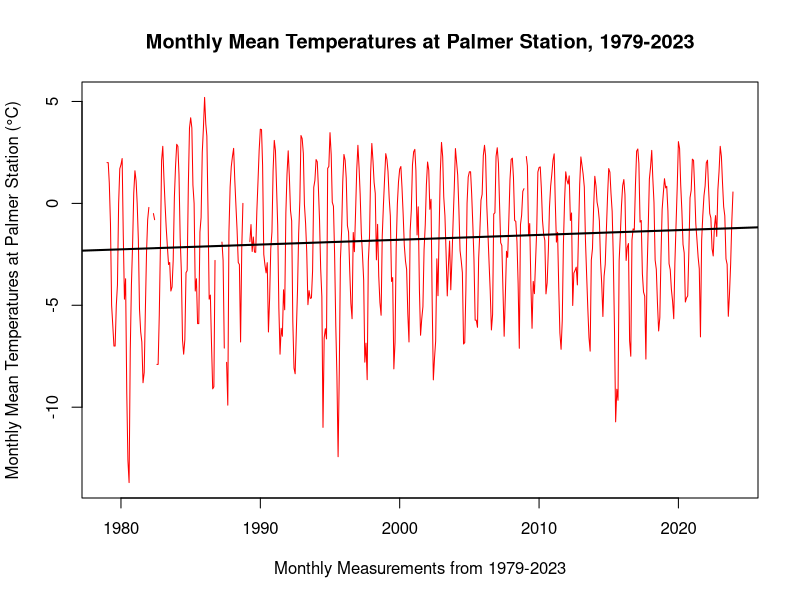
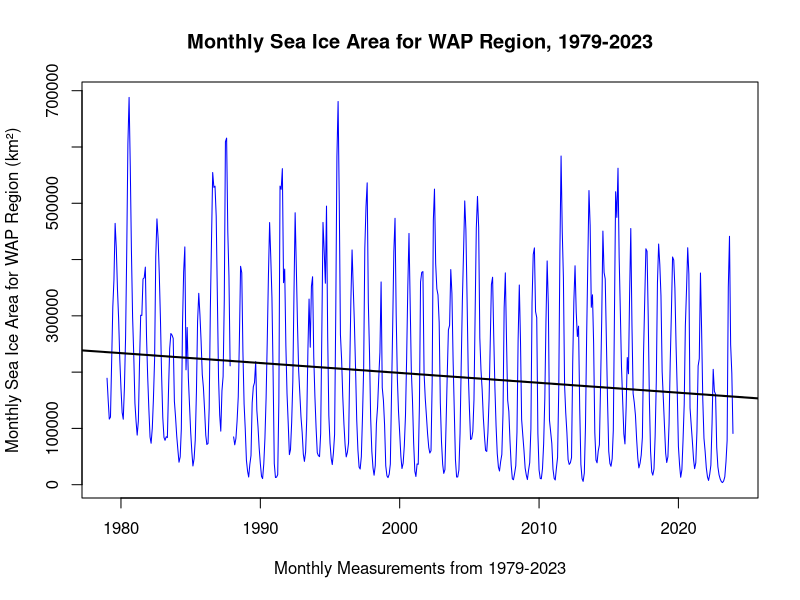
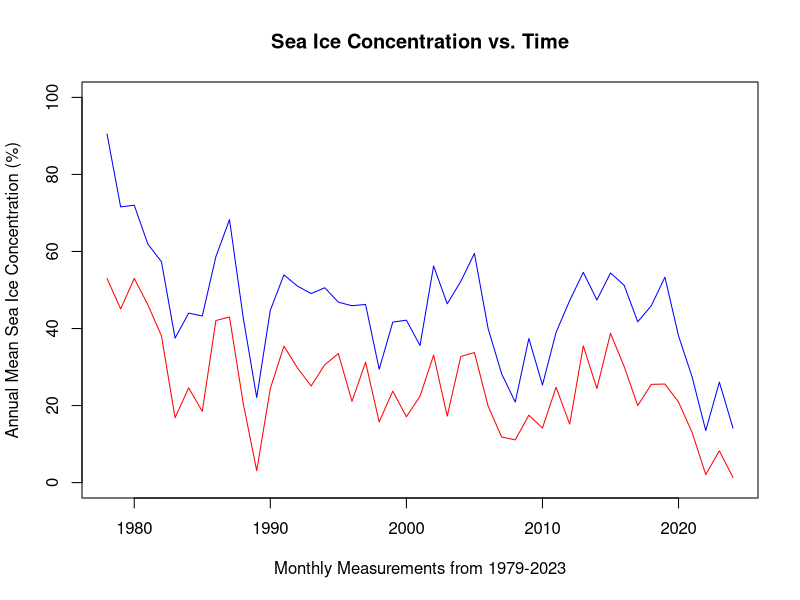
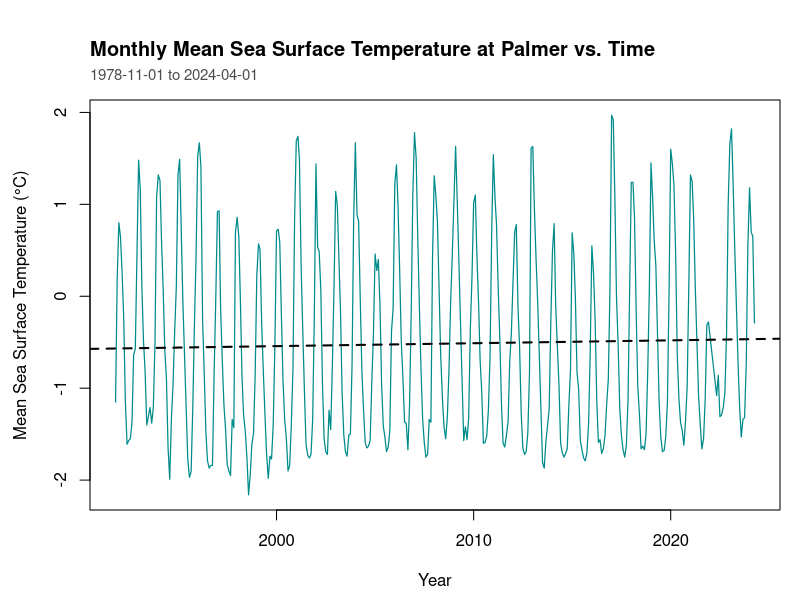
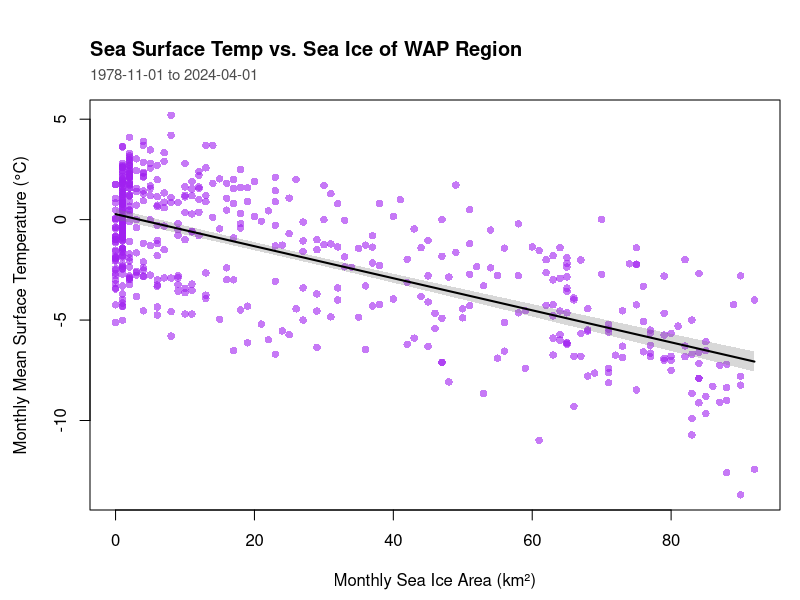
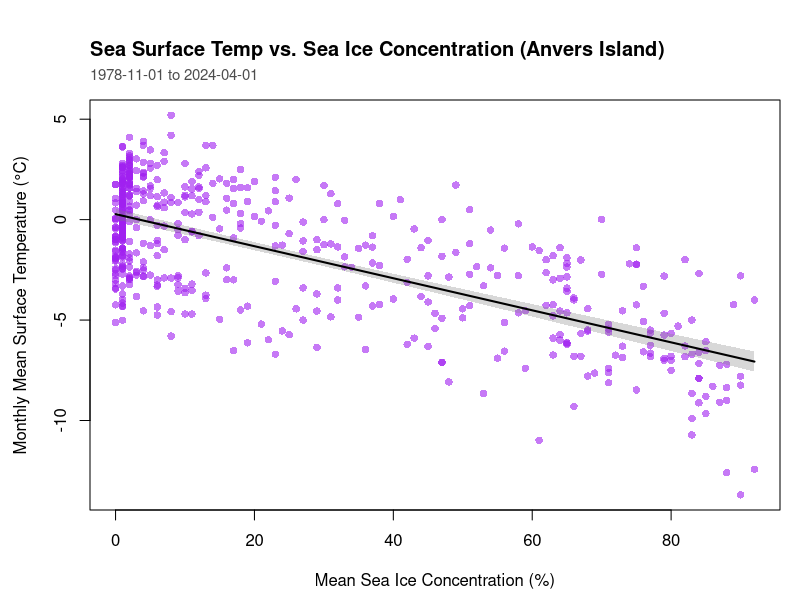

The R source for these figures, in order:
## ---- chunk 1
knitr::opts_chunk$set(echo = TRUE)
options(scipen = 999)
library(lubridate)
library(tidyverse)
## ---- chunk 2
#First, all cleaned datasets must be read into the global environment:
weather <- read.csv("Monthly_Weather_Clean.csv")
seaicearea <- read.csv("SeaIceArea_Clean.csv")
seaiceconc <- read.csv("SeaIceConc_Clean.csv")

summary(weather$Mean_Temperature_C)
length(weather$Mean_Temperature_C)
## ---- chunk 3
summary(weather$Mean_Sea_Surface_Temperature_C)
length(weather$Mean_Sea_Surface_Temperature_C)
## ---- chunk 4
for_sum <- seaicearea[seaicearea$Subregion == "WAP", ]
summary(for_sum$Sea_ice_area)
length(for_sum$Sea_ice_area)
## ---- chunk 5
another_sum <- seaiceconc[seaiceconc$Subregion %in% c("Anv", "Avi"), ]
summary(another_sum$Mean_sea_ice_conc)
length(another_sum$Mean_sea_ice_conc)
## ---- chunk 6
##Then, we need to subset the data for mean temperatures for all years from 1979 to 2023, as these are the full years that we have data for (not parts of years):

weather_subset <- weather[, c("Date", "Mean_Temperature_C")]

weather_subset$Date = as.Date(weather_subset$Date, format = "%m/%d/%Y")

weathergooddates <- weather_subset[weather_subset$Date >= as.Date("1979-01-01") & weather_subset$Date <= as.Date("2023-12-01"), ]


weathergooddates <- weather_subset[
  weather_subset$Date >= as.Date("1979-01-01") &
    weather_subset$Date <= as.Date("2023-12-01"),]

##Now, we need to do the same thing with the Sea Ice Area data, getting 1979 to 2023 area values for sea ice area for a specific region, here WAP:

seaicearea$Date <- paste(seaicearea$Month, rep("01", length.out = 2256),
                         seaicearea$Year, sep = "-")

seaicearea <- seaicearea %>% dplyr::mutate(Date2 = lubridate::mdy(Date))

seaicearea_fixed <- seaicearea[seaicearea$Date2 >= as.Date("1979-01-01") & seaicearea$Date2 <= as.Date("2023-12-01"), ]

seaicearea_WAP <- seaicearea_fixed[seaicearea_fixed$Subregion == "WAP", ]

seaicearea_subsetWAP <- seaicearea_WAP[, c("Date2", "Sea_ice_area")]


##At this point, we end with the objects of weathergooddates and seaicearea_subsetWAP, both of which have 540 variables for all months of 1979 and 2023. Because the entries already line up in both datasets, such as the second entry in both datasets corresponding to February 1979, I can now graph the 540 temp values in weathergooddates versus the years, and the 540 area values in seaicearea_WAPdates versus years and do trendlines separately:


##Now we should be ready to plot!
plot(weathergooddates$Date, weathergooddates$Mean_Temperature_C,
     type = "l",
     xlab = "Monthly Measurements from 1979-2023",
     ylab = "Monthly Mean Temperatures at Palmer Station (°C)",
     main = "Monthly Mean Temperatures at Palmer Station, 1979-2023",
     col = "red")

abline(lm(weathergooddates$Mean_Temperature_C ~ weathergooddates$Date), col = "black", lwd = 2)

##------------------------------------------------------

plot(seaicearea_subsetWAP$Date2, seaicearea_subsetWAP$Sea_ice_area,
     type = "l",
     xlab = "Monthly Measurements from 1979-2023",
     ylab = "Monthly Sea Ice Area for WAP Region (km²)",
     main = "Monthly Sea Ice Area for WAP Region, 1979-2023",
     col = "blue")

abline(lm(seaicearea_subsetWAP$Sea_ice_area ~ seaicearea_subsetWAP$Date2), col = "black", lwd = 2)

WAPareamodel <- lm(seaicearea_subsetWAP$Sea_ice_area
                   ~ seaicearea_subsetWAP$Date2)
## ---- chunk 7
sea_ice_data <- read.csv("SeaIceConc_Clean.csv")
sea_ice_data <- subset(sea_ice_data, Subregion %in% c("Anv", "Avi"))
sea_ice_annual <- with(sea_ice_data,
                       tapply(Mean_sea_ice_conc,
                              list(Year, Subregion),
                              mean, na.rm = TRUE)
)
years <- as.numeric(rownames(sea_ice_annual))

plot(years, sea_ice_annual[, "Anv"],
     type = "l",
     col = "red",
     xlab = "Monthly Measurements from 1979-2023",
     ylab = "Annual Mean Sea Ice Concentration (%)",
     main = "Sea Ice Concentration vs. Time",
     ylim = c(0, 100))

lines(years, sea_ice_annual[, "Avi"],
      col = "blue")
## ---- chunk 8
weatherClean <- data.frame(
  Date = as.Date(weather$Date, format = "%m/%d/%Y"),
  surfaceTemp = weather$Mean_Temperature_C,
  MseaSurfaceTemp = weather$Mean_Sea_Surface_Temperature_C)

areaFiltered <- subset(seaicearea, Subregion == "WAP")
SSIclean <- data.frame(
  Date = as.Date(paste(areaFiltered$Year, areaFiltered$Month, "01", sep = "-"),
                 format = "%Y-%m-%d"),
  SIA = areaFiltered$Sea_ice_area)

SSIfiltered <- subset(seaiceconc, Subregion == "Anv")
SIAfiltered <- data.frame(
  Date = as.Date(paste(SSIfiltered$Year, SSIfiltered$Month, "01", sep = "-"),
                 format = "%Y-%m-%d"),
  SIA = SSIfiltered$Mean_sea_ice_conc)
projectData <- weatherClean
projectData$SIA <- as.numeric(
  SSIclean$SIA[match(weatherClean$Date, SSIclean$Date)])
projectData$SIA <- as.numeric(
  SIAfiltered$SIA[match(weatherClean$Date, SIAfiltered$Date)])

##Helper functions for plotting:

TITLEADDER <- function(title, subtitle) {
  title(main = title, adj = 0, line = 2.2, cex.main = 1.2)
  mtext(subtitle, side = 3, adj = 0, line = 0.8, cex = 0.9, col = "grey30")
}
TRENDLINEADDER <- function(model, x) {
  xs <- seq(min(x), max(x), length.out = 200)
  newd <- data.frame(xs)
  names(newd) <- names(model$model)[2]
  pr <- predict(model, newdata = newd, interval = "confidence")
  polygon(c(xs, rev(xs)), c(pr[, "lwr"], rev(pr[, "upr"])),
          col = adjustcolor("grey50", alpha.f = 0.3), border = NA)
  lines(xs, pr[, "fit"], col = "black", lwd = 2)
}

##Graph 1: Mean Sea Surface Temperature at Palmer Station (SST) vs. Time


SSTdata <- subset(projectData, !is.na(Date) & !is.na(MseaSurfaceTemp))
TIMEdata <- lm(MseaSurfaceTemp ~ Date, data = SSTdata)

par(mar = c(4.5, 4.5, 5, 1))
plot(SSTdata$Date, SSTdata$MseaSurfaceTemp, type = "l",
     col = "darkcyan", lwd = 1.2,
     xlab = "Year", ylab = "Mean Sea Surface Temperature (°C)")
abline(TIMEdata, col = "black", lty = 2, lwd = 2)
TITLEADDER("Monthly Mean Sea Surface Temperature at Palmer vs. Time", "1978-11-01 to 2024-04-01")

##Graph 2: Surface Temperature (Palmer) vs. Sea Ice Area (WAP)

TEMPdata <- subset(projectData, !is.na(surfaceTemp) & !is.na(SIA))
TEMPmod <- lm(surfaceTemp ~ SIA, data = TEMPdata)


par(mar = c(4.5, 4.5, 5, 1))
plot(TEMPdata$SIA, TEMPdata$surfaceTemp, type = "n",
     xlab = "Monthly Sea Ice Area (km²)",
     ylab = "Monthly Mean Surface Temperature (°C)")
points(TEMPdata$SIA, TEMPdata$surfaceTemp, pch = 16, col = adjustcolor("purple", alpha.f = 0.6))
TRENDLINEADDER(TEMPmod,TEMPdata$SIA)
TITLEADDER("Sea Surface Temp vs. Sea Ice of WAP Region","1978-11-01 to 2024-04-01")

##Graph 3: Surface Temperature vs. Sea Ice Concentration (Anvers Island)

CONCdata <- subset(projectData, !is.na(surfaceTemp) & !is.na(SIA))
CONCmod <- lm(surfaceTemp ~ SIA, data = CONCdata)

par(mar = c(4.5, 4.5, 5, 1))
plot(CONCdata$SIA, CONCdata$surfaceTemp, type = "n",
     xlab = "Mean Sea Ice Concentration (%)",
     ylab = "Monthly Mean Surface Temperature (°C)")
points(CONCdata$SIA, CONCdata$surfaceTemp,pch = 16, col = adjustcolor("purple", alpha.f = 0.6))
TRENDLINEADDER(CONCmod,CONCdata$SIA)
TITLEADDER("Sea Surface Temp vs. Sea Ice Concentration (Anvers Island)", "1978-11-01 to 2024-04-01")
